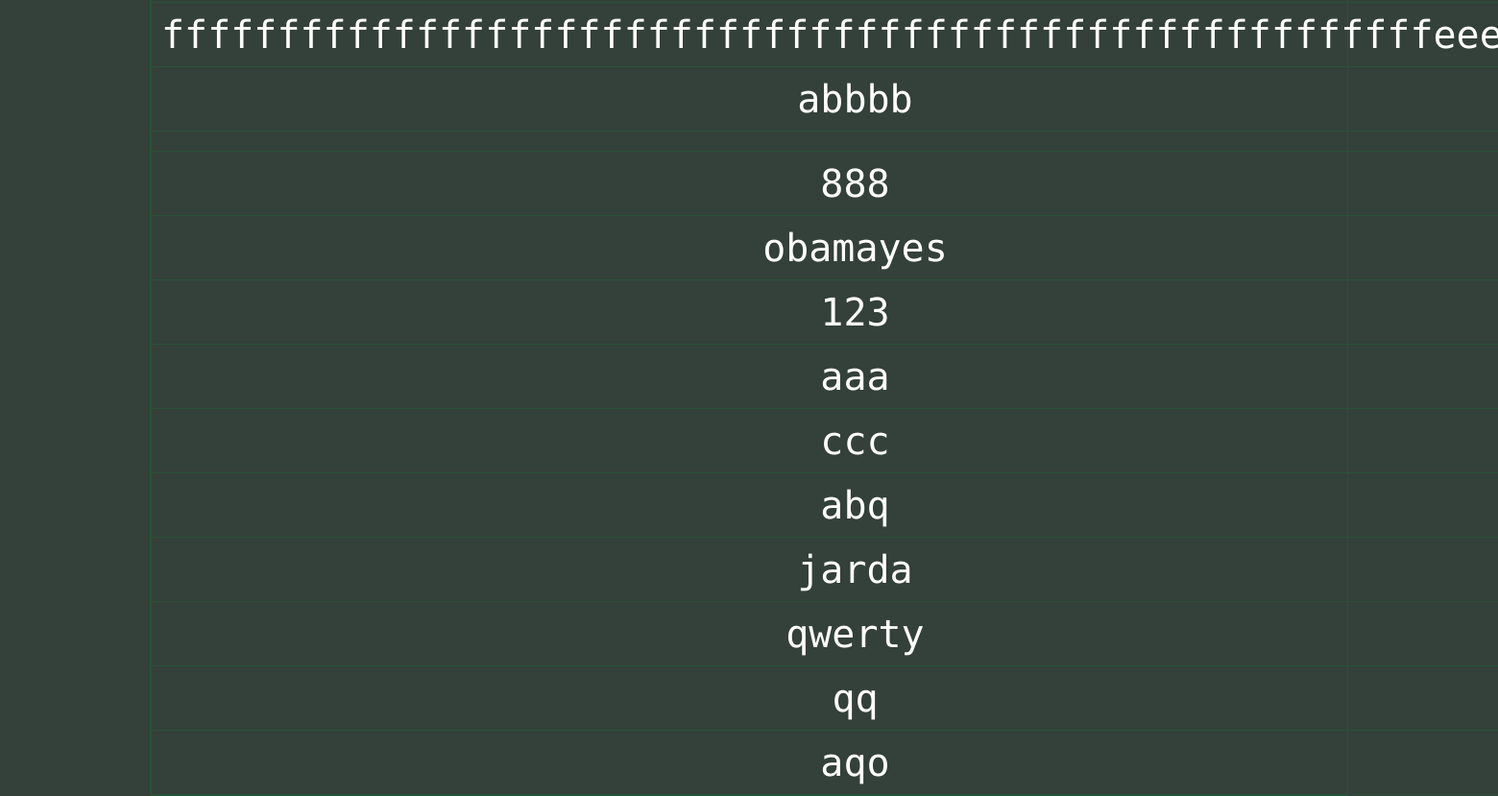
/users (lower part), run on an earlier commit of the app's database.
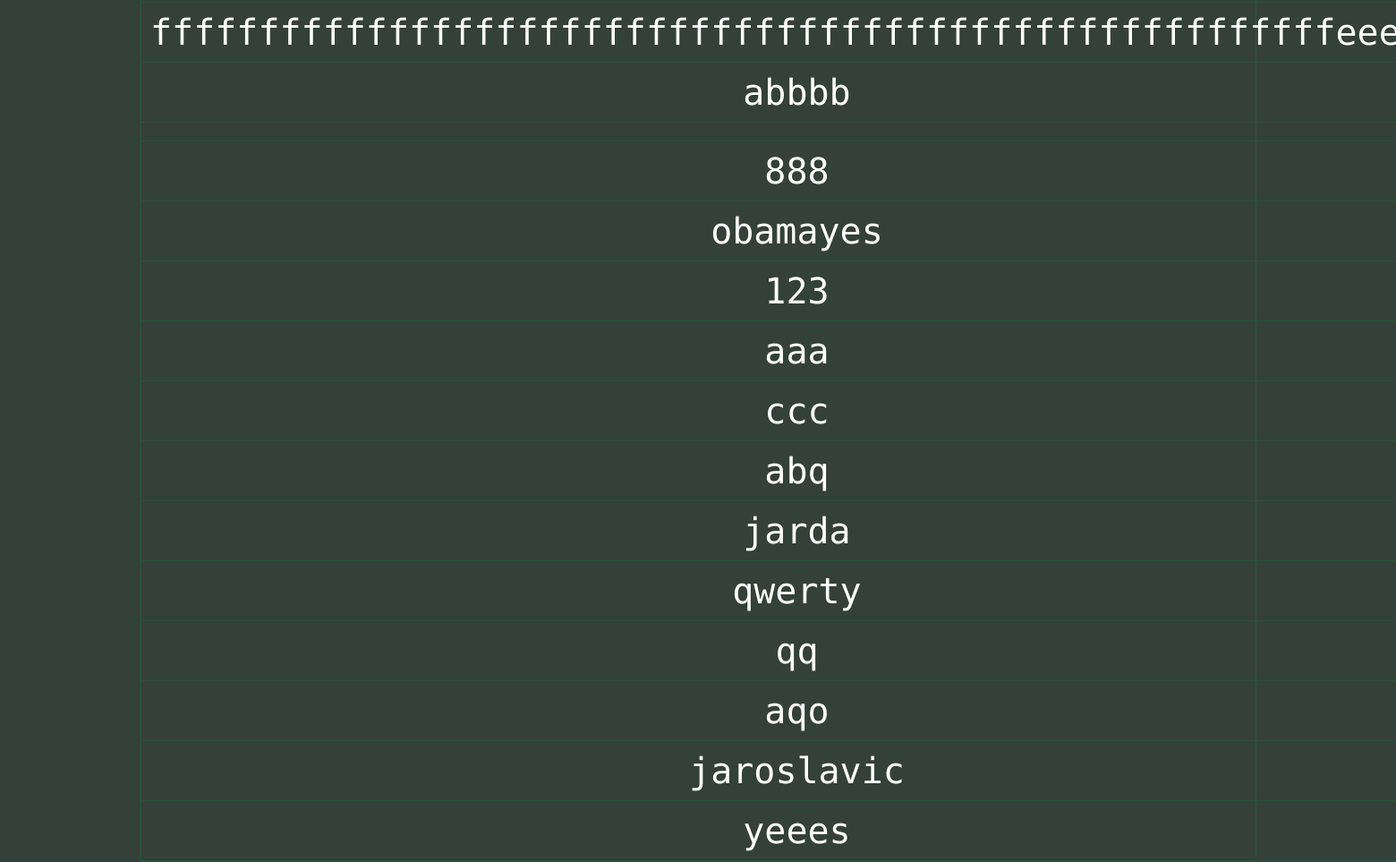
And on a later commit of the database.
### tables this page shows
CREATE TABLE "user" (
	"id"	INTEGER,
	"username"	TEXT UNIQUE,
	"email"	TEXT UNIQUE,
	"password"	TEXT,
	"bio"	TEXT,
	"quiz_correct"	INTEGER DEFAULT 0,
	"quiz_absolved"	INTEGER DEFAULT 0,
	"is_admin"	INTEGER DEFAULT 0,
	PRIMARY KEY("id" AUTOINCREMENT)
);

### app.py (the view)
@app.route("/users") # route pro zobrazení všech už. profilů
def users():
    cur, con=db_connect()
    cur.execute("SELECT id, username,email FROM user") # vybrání id, už. jména a e-mailu z tabulky user
    users=cur.fetchall() # spojení výsledku dotazu do proměnné users
    return render_template("pages/users.html", users=users) # přesměrování na stránku users.html s předaným parametrem users

### app.py (called while the page is built)
def db_connect():
    con = sqlite3.connect("database.db") # připojení do databáze uložené v adresáři jako database.db
    cur = con.cursor() # vytvoření cursor pro interakci s databází
    return cur, con

### templates/pages/users.html (shortened to what this page needs)
{% extends "layout/header.html" %}
{% block content %}
<table class="user-table">
    {% for user in users %}
    <tr>
        <td><a href="{{ url_for('user', user_id=user[0]) }}" style="text-decoration: none;">{{ user[1] }}</a></td>
    </tr>
    {% endfor %}
</table>
{% endblock %}

### templates/layout/header.html (shortened to what this page needs)
<!DOCTYPE html>
<html lang="en">
<head>
    <link rel="stylesheet" href="{{ url_for('static', filename='css/style.css') }}">
</head>
<body>
    {% block content %}{% endblock %}
</body>
</html>

### static/css/style.css (style rules this page uses)
* { font-family: "Ubuntu Mono", monospace; color: white; }
:root { --background-green:#285238; --hover-green:#007C41; --active-green:#01D758; --page-background: #34403A; }
body { margin: 0; padding: 0; background-color: #34403A; }
.user-table { width: 80%; border: solid var(--background-green) 1px; border-collapse: collapse; margin: auto; display: block; margin-top: 20px; }
.user-table td { font-size: 40px; border: solid var(--background-green) 1px; }
.profile-links tr, td { text-align: center; padding: 10px; }

What changed in the data, as far as the page shows it:
added user: username "jaroslavic"
added user: username "yeees"
